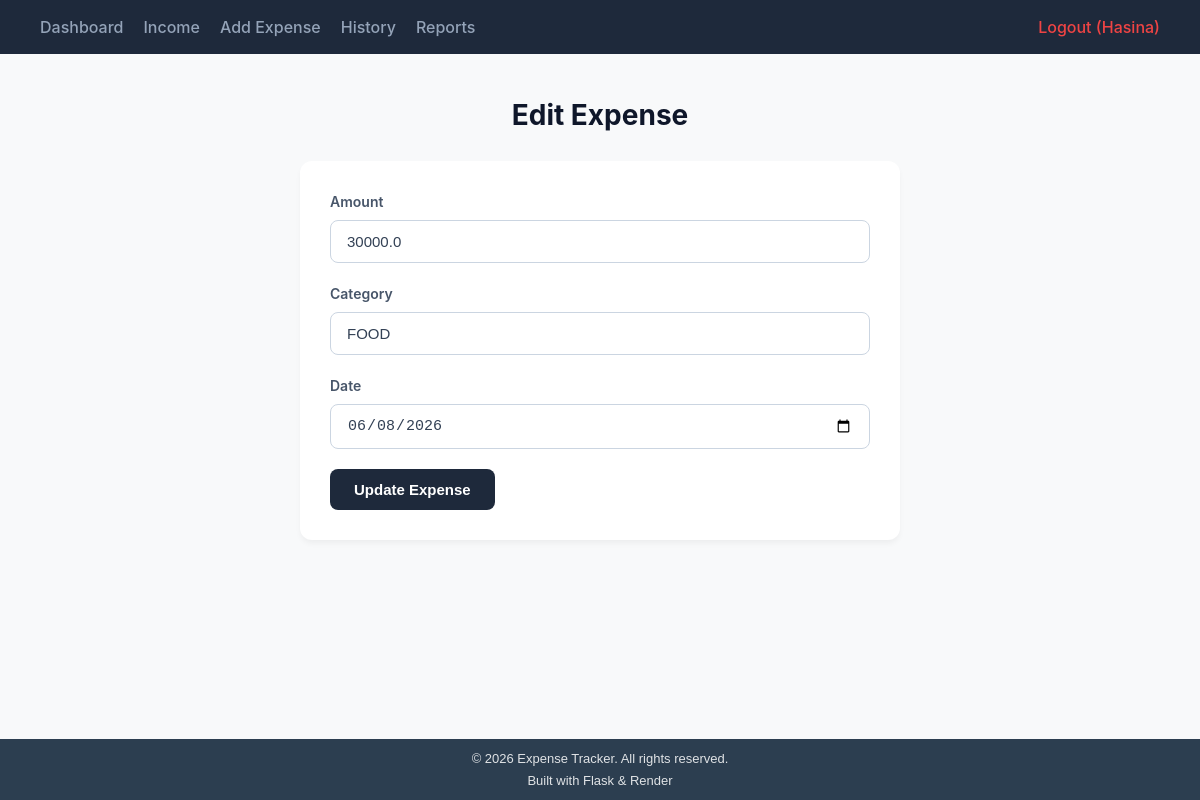
The page /edit/6 (signed in) on the database as committed earlier.
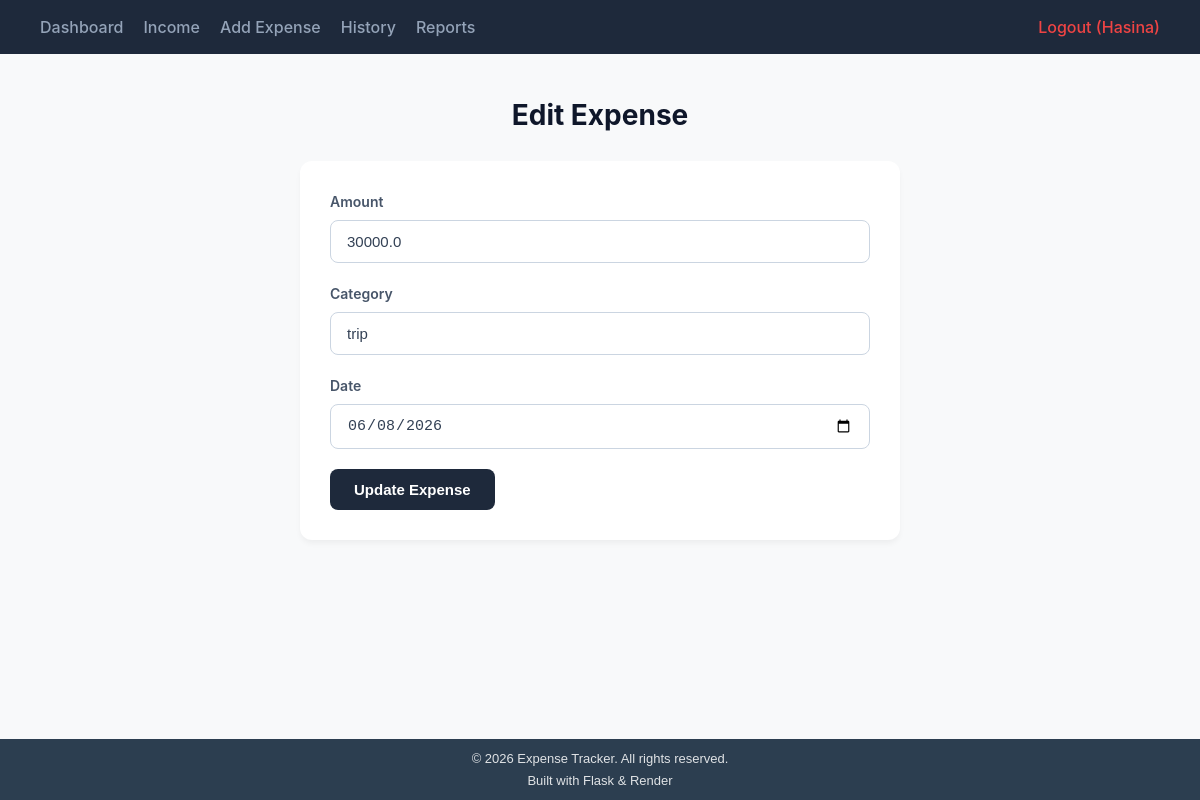
The same page on the database as committed later.
### tables this page shows
CREATE TABLE expenses (
            id INTEGER PRIMARY KEY AUTOINCREMENT,
            amount REAL NOT NULL,
            category TEXT NOT NULL,
            date TEXT NOT NULL,
            user_id INTEGER,
            FOREIGN KEY(user_id) REFERENCES users(id)
        );

### app.py (the view, shortened to what this page needs)
@app.route('/edit/<int:id>', methods=['GET', 'POST'])
def edit_expense(id):
    if 'user_id' not in session:
        return redirect(url_for('login'))
    current_user_id = session['user_id']
    conn = sqlite3.connect(DB_PATH)
    cursor = conn.cursor()
    cursor.execute("SELECT * FROM expenses WHERE id=? AND user_id=?", (id, current_user_id))
    expense = cursor.fetchone()
    conn.close()
    if expense is None:
        return "Record not found or unauthorized!", 404
    return render_template('edit_expense.html', expense=expense)

### templates/edit_expense.html (shortened to what this page needs)
<!DOCTYPE html>
<html lang="en">
<head>
    <link rel="stylesheet" href="{{ url_for('static', filename='style.css') }}">
</head>
<body>
<div class="navbar">
    <a href="/">Dashboard</a>
    <a href="/income">Income</a>
    <a href="/add">Add Expense</a>
    <a href="/history">History</a>
    <a href="/reports">Reports</a>
    <a href="/logout" style="margin-left: auto; color: #ef4444; text-decoration: none;">Logout ({{ session['username'] }})</a>
</div>
<div class="dashboard-container">
    <h1 class="page-title" style="text-align: center; margin-bottom: 25px;">Edit Expense</h1>
    <div class="table-section" style="max-width: 600px; margin: 0 auto;">
        <form method="POST">
            <div class="form-group">
                <label>Amount</label>
                <input type="number" step="0.01" name="amount" value="{{ expense[1] }}" required class="form-control">
            </div>
            <div class="form-group">
                <label>Category</label>
                <input type="text" name="category" value="{{ expense[2] }}" required class="form-control">
            </div>
            <div class="form-group">
                <label>Date</label>
                <input type="date" name="date" value="{{ expense[3] }}" required class="form-control">
            </div>
            <button type="submit" class="btn-submit">Update Expense</button>
        </form>
    </div>
</div>
{% include 'footer.html' %}
</body>
</html>

Rows that differ between the two databases and show on the page:
changed expenses: category "FOOD" → "trip"
